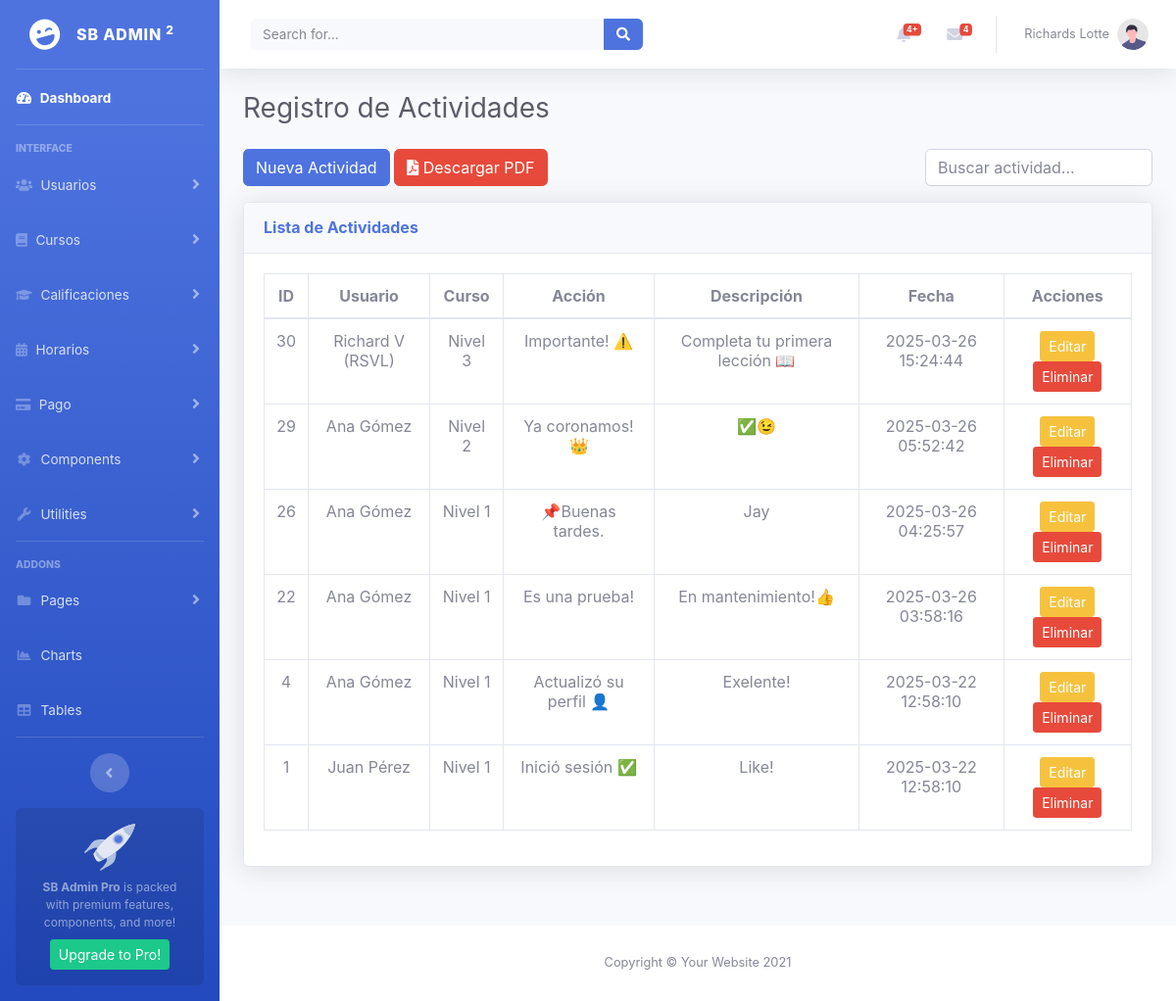
The app's page /RegistroActividades.php, older data.
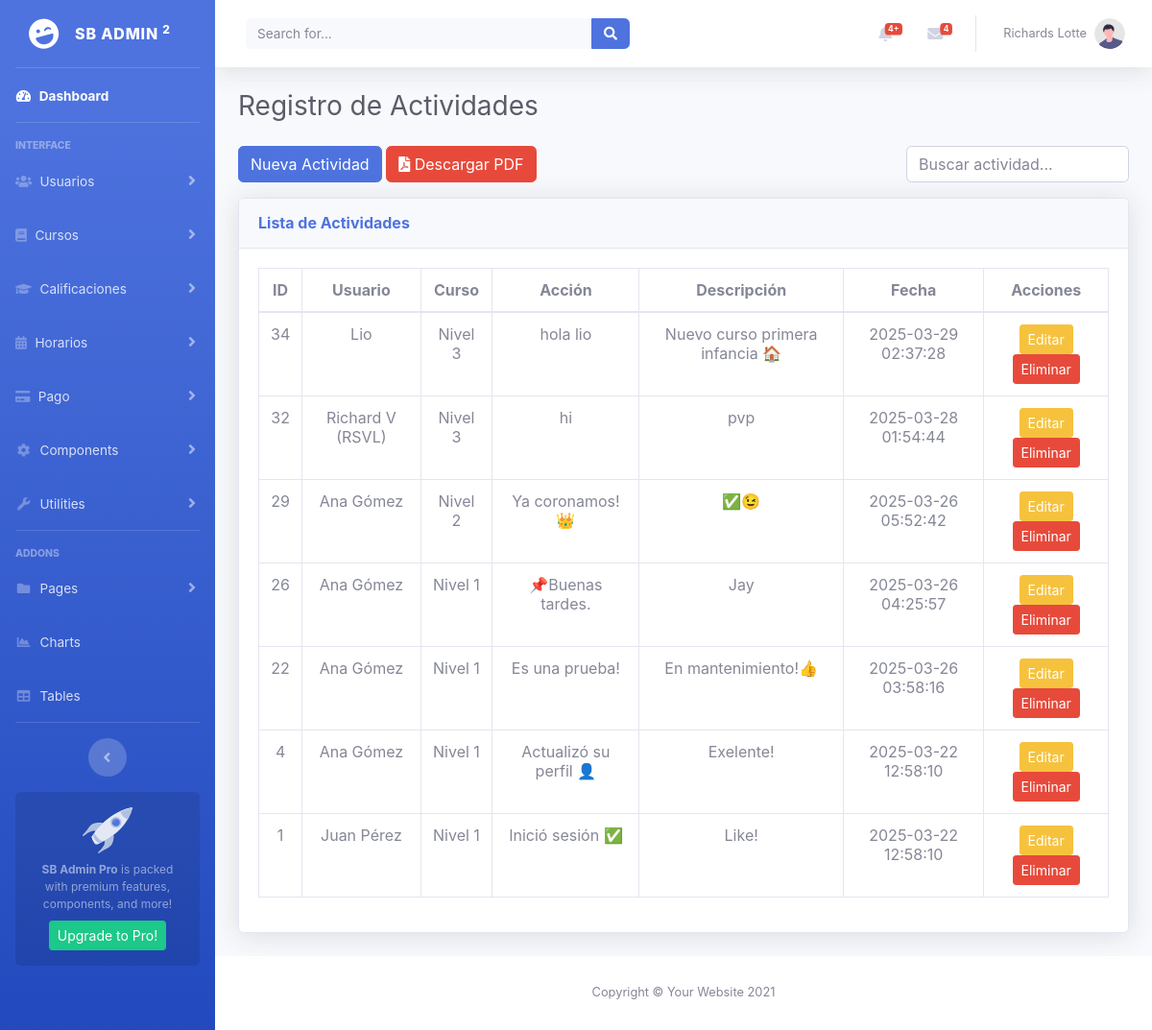
The same page, newer data.
### tables this page shows
CREATE TABLE `registro_actividades` (
  `id` int(11) NOT NULL,
  `usuario_id` int(11) NOT NULL,
  `accion` text NOT NULL,
  `fecha_hora` timestamp NOT NULL DEFAULT current_timestamp(),
  `ip_origen` varchar(45) DEFAULT NULL,
  `modulo_afectado` varchar(100) NOT NULL,
  `curso_id` int(11) NOT NULL,
  `descripcion` text NOT NULL DEFAULT 'No especificada'
);

CREATE TABLE `usuarios` (
  `id` int(11) NOT NULL,
  `nombre` varchar(255) NOT NULL,
  `email` varchar(255) NOT NULL,
  `password` varchar(255) NOT NULL,
  `rol` enum('admin','profesor','estudiante') DEFAULT 'estudiante',
  `fecha_registro` timestamp NOT NULL DEFAULT current_timestamp()
);

CREATE TABLE `cursos` (
  `id` int(11) NOT NULL,
  `nombre` varchar(255) NOT NULL,
  `descripcion` text DEFAULT NULL,
  `fecha_inicio` date DEFAULT NULL,
  `fecha_fin` date DEFAULT NULL,
  `estado` enum('activo','inactivo') DEFAULT 'activo',
  `creado_en` timestamp NOT NULL DEFAULT current_timestamp()
);

### php/Curso_RegistroActividades_Crud.php (called while the page is built, shortened)
<?php
require_once "config.php";
function listarActividades($busqueda = "") {
    global $pdo;
    $query = "SELECT ra.id, u.nombre AS usuario_nombre, c.nombre AS curso_nombre,
                     ra.accion, ra.descripcion, ra.fecha_hora
              FROM registro_actividades ra
              INNER JOIN usuarios u ON ra.usuario_id = u.id
              INNER JOIN cursos c ON ra.curso_id = c.id";
    $query .= " ORDER BY ra.fecha_hora DESC, ra.id DESC";
    $stmt = $pdo->prepare($query);
    $stmt->execute();
    return $stmt->fetchAll(PDO::FETCH_ASSOC);
}
?>

### RegistroActividades.php (the view, shortened to what this page needs)
<?php
require_once "vistas/parte_superior.php";
require_once "php/Curso_RegistroActividades_Crud.php";
$actividades = listarActividades();
?>
<!DOCTYPE html>
<html lang="es">
<head>
    <link href="vendor/fontawesome-free/css/all.min.css" rel="stylesheet" type="text/css">
    <link href="css/sb-admin-2.min.css" rel="stylesheet">
</head>
<div class="container-fluid">
    <h1 class="h3 mb-4 text-gray-800">Registro de Actividades</h1>
    <div class="d-flex justify-content-between align-items-center mb-3">
        <div>
            <button id="btnCrear" class="btn btn-primary">Nueva Actividad</button>
            <a href="generar_pdf.php" class="btn btn-danger" target="_blank">
                <i class="fas fa-file-pdf"></i> Descargar PDF
            </a>
        </div>
        <input type="text" id="busqueda" class="form-control w-25" placeholder="Buscar actividad...">
    </div>
    <div class="card shadow mb-4">
        <div class="card-header py-3">
            <h6 class="m-0 font-weight-bold text-primary">Lista de Actividades</h6>
        </div>
        <div class="card-body">
            <table class="table table-bordered text-center">
                <thead>
                    <tr>
                        <th>ID</th>
                        <th>Usuario</th>
                        <th>Curso</th>
                        <th>Acción</th>
                        <th>Descripción</th>
                        <th>Fecha</th>
                        <th>Acciones</th>
                    </tr>
                </thead>
                <tbody id="actividadesTable">
                    <?php foreach ($actividades as $actividad): ?>
                        <tr class="actividad-item" id="fila_<?php echo $actividad['id']; ?>">
                            <td><?php echo $actividad['id']; ?></td>
                            <td><?php echo isset($actividad['usuario_nombre']) ? $actividad['usuario_nombre'] : 'Desconocido'; ?></td>
                            <td><?php echo isset($actividad['curso_nombre']) ? $actividad['curso_nombre'] : 'Desconocido'; ?></td>
                            <td><?php echo $actividad['accion']; ?></td>
                            <td><?php echo $actividad['descripcion']; ?></td>
                            <td><?php echo isset($actividad['fecha_hora']) ? $actividad['fecha_hora'] : 'Sin fecha'; ?></td>
                            <td>
                                <button class="btn btn-warning btn-sm editar-btn" data-id="<?php echo $actividad['id']; ?>" data-accion="<?php echo htmlspecialchars($actividad['accion'], ENT_QUOTES, 'UTF-8'); ?>">Editar</button>
                                <button class="btn btn-danger btn-sm eliminar-btn" data-id="<?php echo $actividad['id']; ?>">Eliminar</button>
                            </td>
                        </tr>
                    <?php endforeach; ?>
                </tbody>
            </table>
        </div>
    </div>
</div>
<?php require_once "vistas/parte_inferior.php"; ?>

### vistas/parte_superior.php (shortened to what this page needs)
<body id="page-top">
    <div id="wrapper">
        <ul class="navbar-nav bg-gradient-primary sidebar sidebar-dark accordion" id="accordionSidebar">
            <a class="sidebar-brand d-flex align-items-center justify-content-center" href="index.php">
                <div class="sidebar-brand-icon rotate-n-15">
                    <i class="fas fa-laugh-wink"></i>
                </div>
                <div class="sidebar-brand-text mx-3">SB Admin <sup>2</sup></div>
            </a>
            <hr class="sidebar-divider my-0">
            <li class="nav-item active">
                <a class="nav-link" href="index.php">
                    <i class="fas fa-fw fa-tachometer-alt"></i>
                    <span>Dashboard</span></a>
            </li>
            <hr class="sidebar-divider">
            <div class="sidebar-heading">
                Interface
            </div>
            <li class="nav-item">
                <a class="nav-link collapsed" href="#" data-toggle="collapse" data-target="#collapseUsuarios">
                    <i class="fas fa-users"></i>
                    <span>Usuarios</span>
                </a>
            </li>
            <li class="nav-item">
                <a class="nav-link collapsed" href="#" data-toggle="collapse" data-target="#collapseCursos">
                    <i class="fas fa-book"></i>
                    <span>Cursos</span>
                </a>
            </li>
            <li class="nav-item">
                <a class="nav-link collapsed" href="#" data-toggle="collapse" data-target="#collapseCalificaciones">
                    <i class="fas fa-graduation-cap"></i>
                    <span>Calificaciones</span>
                </a>
            </li>
            <li class="nav-item">
                <a class="nav-link collapsed" href="#" data-toggle="collapse" data-target="#collapseHorarios">
                    <i class="fas fa-calendar-alt"></i>
                    <span>Horarios</span>
                </a>
            </li>
            <li class="nav-item">
                <a class="nav-link collapsed" href="#" data-toggle="collapse" data-target="#collapsePago">
                    <i class="fas fa-credit-card"></i>
                    <span>Pago</span>
                </a>
            </li>
            <li class="nav-item">
                <a class="nav-link collapsed" href="#" data-toggle="collapse" data-target="#collapseTwo"
                    aria-expanded="true" aria-controls="collapseTwo">
                    <i class="fas fa-fw fa-cog"></i>
                    <span>Components</span>
                </a>
            </li>
            <li class="nav-item">
                <a class="nav-link collapsed" href="#" data-toggle="collapse" data-target="#collapseUtilities"
                    aria-expanded="true" aria-controls="collapseUtilities">
                    <i class="fas fa-fw fa-wrench"></i>
                    <span>Utilities</span>
                </a>
            </li>
            <hr class="sidebar-divider">
            <div class="sidebar-heading">
                Addons
            </div>
            <li class="nav-item">
                <a class="nav-link collapsed" href="#" data-toggle="collapse" data-target="#collapsePages"
                    aria-expanded="true" aria-controls="collapsePages">
                    <i class="fas fa-fw fa-folder"></i>
                    <span>Pages</span>
                </a>
            </li>
            <li class="nav-item">
                <a class="nav-link" href="charts.html">
                    <i class="fas fa-fw fa-chart-area"></i>
                    <span>Charts</span></a>
            </li>
            <li class="nav-item">
                <a class="nav-link" href="tables.html">
                    <i class="fas fa-fw fa-table"></i>
                    <span>Tables</span></a>
            </li>
            <hr class="sidebar-divider d-none d-md-block">
            <div class="text-center d-none d-md-inline">
                <button class="rounded-circle border-0" id="sidebarToggle"></button>
            </div>
            <div class="sidebar-card d-none d-lg-flex">
                <img class="sidebar-card-illustration mb-2" src="img/undraw_rocket.svg" alt="...">
                <p class="text-center mb-2"><strong>SB Admin Pro</strong> is packed with premium features, components, and more!</p>
                <a class="btn btn-success btn-sm" href="https://startbootstrap.com/theme/sb-admin-pro">Upgrade to Pro!</a>
            </div>
        </ul>
        <div id="content-wrapper" class="d-flex flex-column">
            <div id="content">
                <nav class="navbar navbar-expand navbar-light bg-white topbar mb-4 static-top shadow">
                    <form
                        class="d-none d-sm-inline-block form-inline mr-auto ml-md-3 my-2 my-md-0 mw-100 navbar-search">
                        <div class="input-group">
                            <input type="text" class="form-control bg-light border-0 small" placeholder="Search for..."
                                aria-label="Search" aria-describedby="basic-addon2">
                            <div class="input-group-append">
                                <button class="btn btn-primary" type="button">
                                    <i class="fas fa-search fa-sm"></i>
                                </button>
                            </div>
                        </div>
                    </form>
                    <ul class="navbar-nav ml-auto">
                        <li class="nav-item dropdown no-arrow mx-1">
                            <a class="nav-link dropdown-toggle" href="#" id="alertsDropdown" role="button"
                                data-toggle="dropdown" aria-haspopup="true" aria-expanded="false">
                                <span class="badge badge-danger badge-counter">4+</span>
                            </a>
                        </li>
                        <li class="nav-item dropdown no-arrow mx-1">
                            <a class="nav-link dropdown-toggle" href="#" id="messagesDropdown" role="button"
                                data-toggle="dropdown" aria-haspopup="true" aria-expanded="false">
                                <i class="fas fa-envelope fa-fw"></i>
                                <span class="badge badge-danger badge-counter">4</span>
                            </a>
                        </li>
                        <li class="nav-item dropdown no-arrow">
                            <a class="nav-link dropdown-toggle" href="#" id="userDropdown" role="button"
                                data-toggle="dropdown" aria-haspopup="true" aria-expanded="false">
                                <span class="mr-2 d-none d-lg-inline text-gray-600 small">Richards Lotte</span>
                                <img class="img-profile rounded-circle"
                                    src="img/undraw_profile.svg">
                            </a>
                        </li>
                    </ul>
                </nav>

### vistas/parte_inferior.php (shortened to what this page needs)
</div>
            <footer class="sticky-footer bg-white">
                <div class="container my-auto">
                    <div class="copyright text-center my-auto">
                        <span>Copyright &copy; Your Website 2021</span>
                    </div>
                </div>
            </footer>
        </div>
    </div>
</body>
</html>

Row changes from the older to the newer data that the page shows:
removed registro_actividades: id "30", usuario.nombre "Richard V (RSVL)", curso.nombre "Nivel 3", accion "Importante! ⚠️", descripcion "Completa tu primera lección 📖", fecha_hora "2025-03-26 15:24:44"
added registro_actividades: id "34", usuario.nombre "Lio", curso.nombre "Nivel 3", accion "hola lio", descripcion "Nuevo curso primera infancia 🏠", fecha_hora "2025-03-29 02:37:28"
added registro_actividades: id "32", usuario.nombre "Richard V (RSVL)", curso.nombre "Nivel 3", accion "hi", descripcion "pvp", fecha_hora "2025-03-28 01:54:44"
